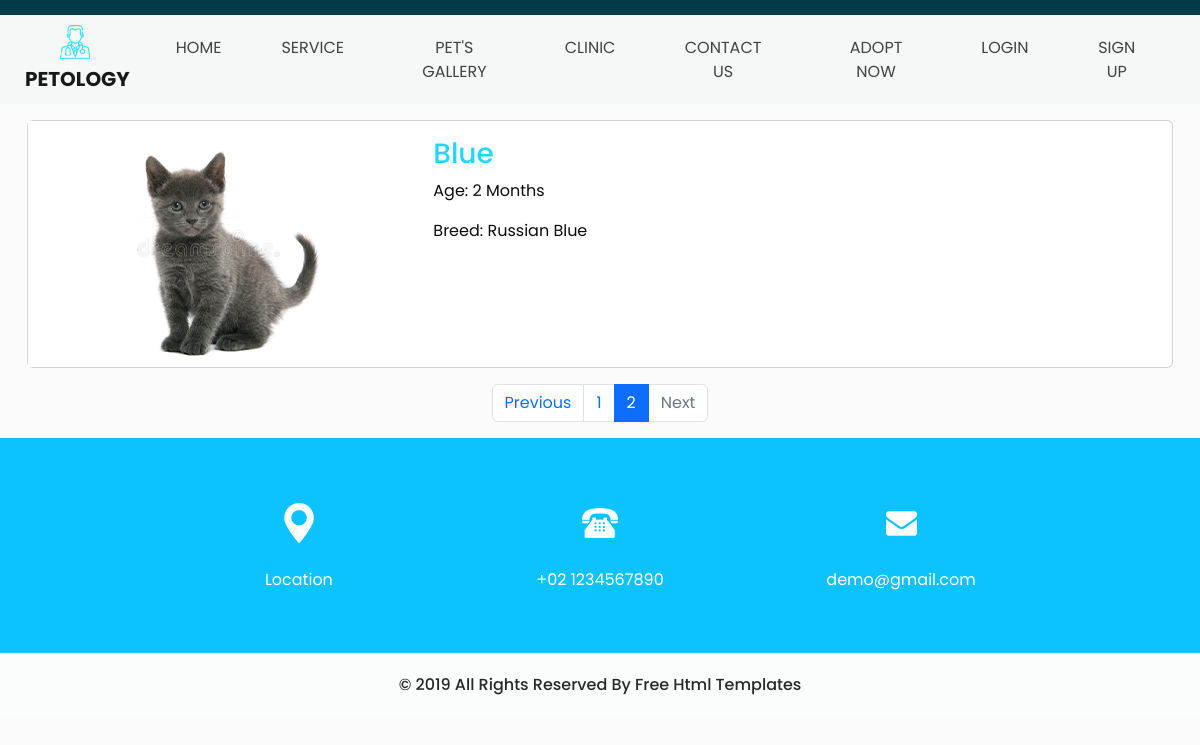
Page /buy/?page=2 on the committed database.
### myApp/models.py (models this page shows, shortened)
class Pets(models.Model):
    petName=models.CharField(max_length=30)
    Breed=models.CharField(max_length=30)
    age=models.CharField(max_length=10)
    image=models.ImageField(upload_to='images/petimages',null=True)

### myApp/views.py (the view)
# urls.py: path('buy/',views.buy,name='buy'),
def buy(request):
    pets = Pets.objects.all()  # veritabanındaki tüm verileri alın
    paginator = Paginator(pets, 5)  # verileri 5'er 5'er gruplara bölün
    page = request.GET.get('page')
    try:
        pets = paginator.page(page)
    except PageNotAnInteger:
        pets = paginator.page(1)
    except EmptyPage:
        pets = paginator.page(paginator.num_pages)
    context = {
        'pets': pets,
    }
    return render(request, 'buy.html', context)

### myApp/templates/buy.html (shortened to what this page needs)
{% extends "base.html" %}
{% load static %}
{% block content %}
  {% for pet in pets %}
  <div class="container">
    <div class="card mb-3 mt-3" style="max-width: 1200px;">
      <div class="row ">
        <div class="col-md-4">
          <img src="{{ pet.image.url }}" class="img-fluid">
        </div>
        <div class="col-md-8">
          <div class="card-body">
            <h3 class="card-title custom_heading"><span>{{ pet.petName }}</span></h3>
            <p class="card-text">Age: {{ pet.age }}</p>
            <p class="card-text">Breed: {{ pet.Breed }} </p>
          </div>
        </div>
      </div>
    </div>
  </div>
  {% endfor %}
{% if pets.has_other_pages %}
<div class="container">
  <div class="row">
    <div class="col-md-12" style="text-align: center;">
      <nav aria-label="Page navigation example">
        <ul class="pagination justify-content-center">
          {% if pets.has_previous %}
          <li class="page-item">
            <a class="page-link" href="?page={{ pets.previous_page_number }}" tabindex="-1">Previous</a>
          </li>
          {% else %}
          <li class="page-item disabled">
            <a class="page-link" href="#" tabindex="-1">Previous</a>
          </li>
          {% endif %}
          {% for page in pets.paginator.page_range %}
          {% if page == pets.number %}
          <li class="page-item active"><a class="page-link" href="?page={{ page }}">{{ page }}</a></li>
          {% else %}
          <li class="page-item"><a class="page-link" href="?page={{ page }}">{{ page }}</a></li>
          {% endif %}
          {% endfor %}
          {% if pets.has_next %}
          <li class="page-item">
            <a class="page-link" href="?page={{ pets.next_page_number }}">Next</a>
          </li>
          {% else %}
          <li class="page-item disabled">
            <a class="page-link" href="#">Next</a>
          </li>
          {% endif %}
        </ul>
      </nav>
    </div>
  </div>
</div>
{% endif %}
{% endblock %}

### myApp/static/css/style.css (style rules this page uses)
body { font-family: "Poppins", sans-serif; color: #0c0c0c; background-color: #ffffff; }
.custom_heading { color: #030404; }
.custom_heading span { color: #21d7ff; }
a, a:hover, a:focus { text-decoration: none; }
body { background-color: #fbfbfb; }

### myApp/static/css/responsive.css (style rules this page uses)
@media (min-width: 1200px) { .container { max-width: 1170px; } }

### rows in the picture
Pets: image (picture), petName "Blue", age "2 Months", Breed "Russian Blue"

### other values in the picture
{{ page }} "1"
{{ page }} "2"
